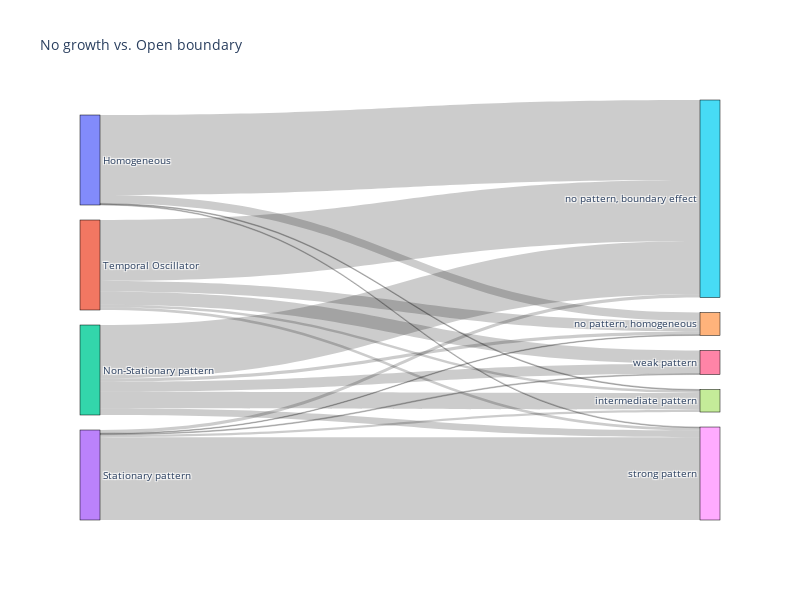

This figure's notebook cell:
### Code cell
labels =list( patternclass_nogrowth_openboundary_cf.index)
columns = list(patternclass_nogrowth_openboundary_cf.columns)
node_labels = labels + columns

color_list = ['blue', 'green', 'orange', 'purple', 'red','yellow','black','brown','pink']

input_colors={}
for l,c in zip(node_labels,color_list):
    input_colors[l]=c

# Prepare data for Plotly Sankey Diagram
link_source = []
link_target = []
link_value = []
link_color=[]

for i, row_label in enumerate(labels):
    # input_color = input_colors[row_label]
    # input_color='blue'

    for j, col_label in enumerate(columns):
        count = patternclass_nogrowth_openboundary_cf.loc[row_label, col_label]
        link_source.append(i)
        link_target.append(len(labels) + j)
        link_value.append(count)
        # link_color.append(input_color)


# Create the Plotly Sankey Diagram
fig = go.Figure(data=[go.Sankey(
    node=dict(
        pad=15,
        thickness=20,
        line=dict(color="black", width=0.5),
        label=node_labels,
        # color=link_color,
    ),
    link=dict(
        source=link_source,
        target=link_target,
        value=link_value,
        # color=link_color
    )
)])

# Customize the plot layout
fig.update_layout(
    title_text="No growth vs. Open boundary",
    font_size=10,
    width=800,
    height=600,
)

# Show the plot
fig.show()

### Figure 1 — Plotly figure (JSON) as saved in the notebook; plotly's stock layout.template omitted (floating-point values rounded to 4 significant figures)
{"data": [{"link": {"source": [0, 0, 0, 0, 0, 1, 1, 1, 1, 1, 2, 2, 2, 2, 2, 3, 3, 3, 3, 3], "target": [4, 5, 6, 7, 8, 4, 5, 6, 7, 8, 4, 5, 6, 7, 8, 4, 5, 6, 7, 8], "value": [9.174, 88.99, 0, 0.9174, 0.9174, 11.76, 67.65, 14.71, 2.941, 2.941, 3.704, 59.26, 11.11, 18.52, 7.407, 0.7576, 3.598, 0.947, 2.652, 92.05]}, "node": {"label": ["Homogeneous", "Temporal Oscillator", "Non-Stationary pattern", "Stationary pattern", "no pattern, homogeneous", "no pattern, boundary effect", "weak pattern", "intermediate pattern", "strong pattern"], "line": {"color": "black", "width": 0.5}, "pad": 15, "thickness": 20}, "type": "sankey"}], "layout": {"font": {"size": 10}, "height": 600, "title": {"text": "No growth vs. Open boundary"}, "width": 800}}
